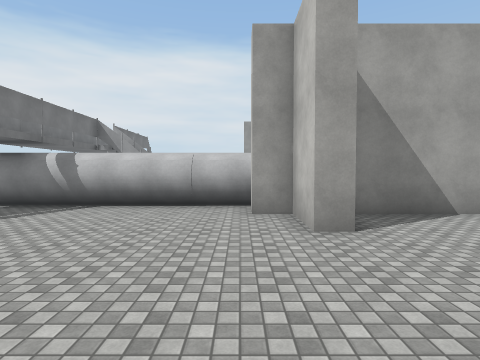
View 1 (above)

24 first-person views from a walk through a 3-D level made in the Unity game engine. The camera is 1.3 m above the floor, tilts 2° down and sees 80° across. The floor is counted in squares, 2 m on a side. Each view is taken from the middle of a square. On the plan, view 1 faces up. The plan holds only what a view shows up to about 9 squares ahead; the rest is blank. The place goes on beyond the plan. The player is left out. Surface patterns are stand-ins for the level's own textures.

View 2
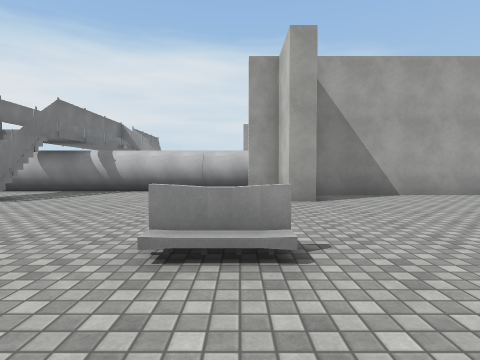

View 3
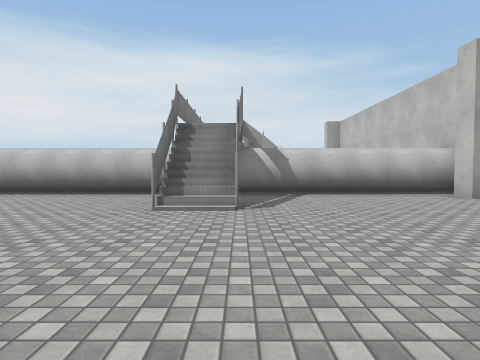

View 4
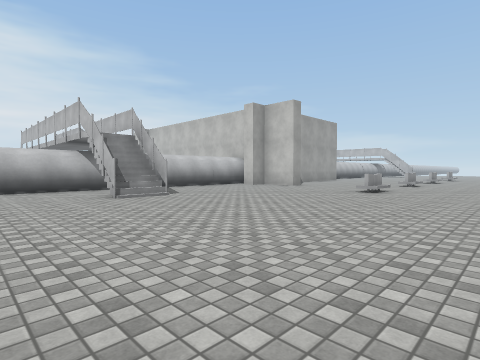

View 5
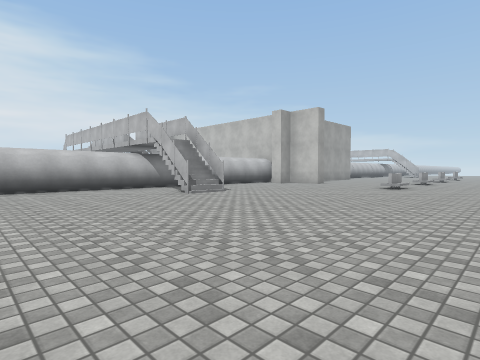

View 6
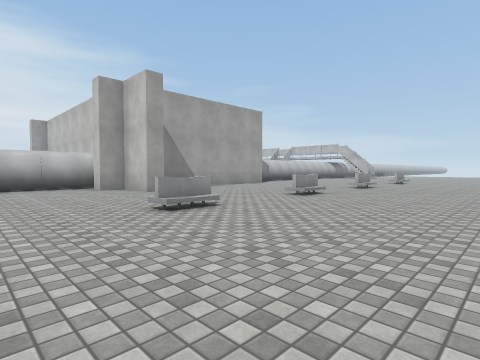

View 7
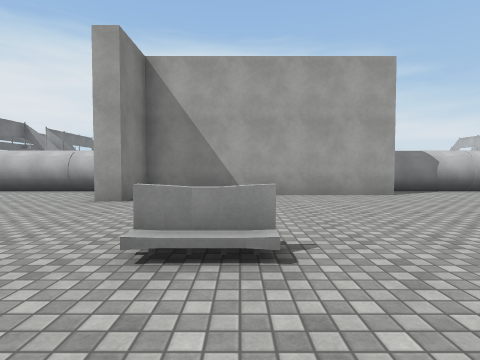

View 8
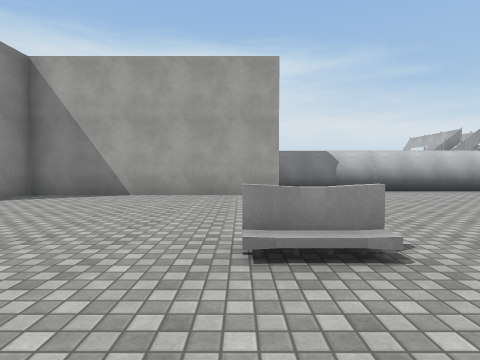

View 9
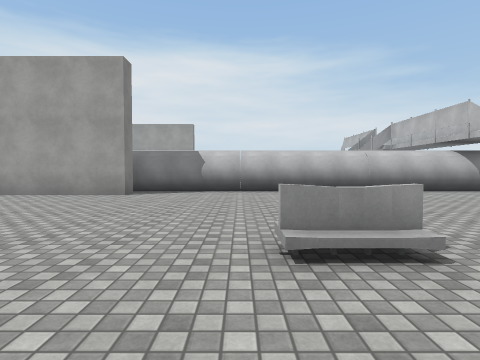

View 10
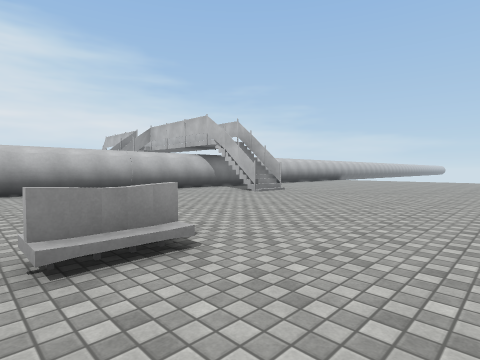

View 11
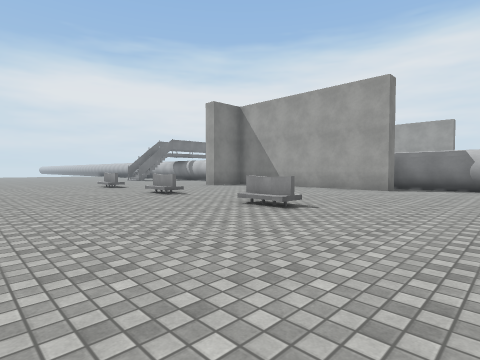

View 12
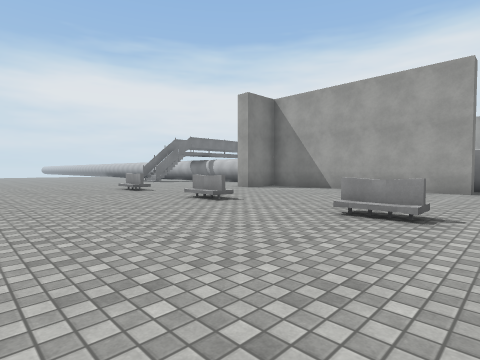

View 13
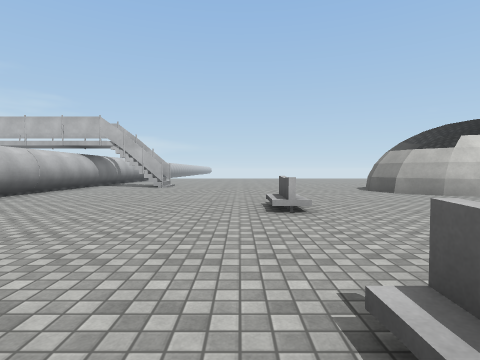

View 14
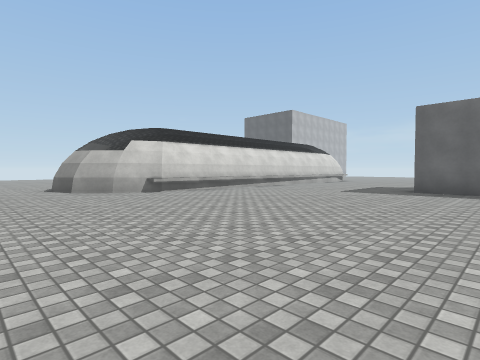

View 15
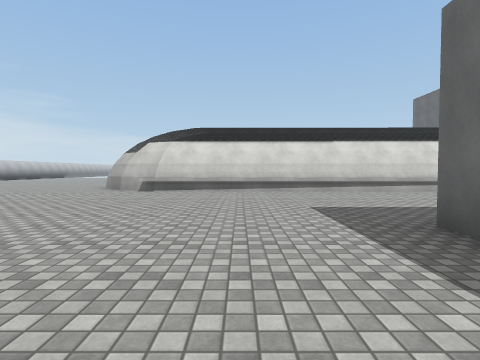

View 16
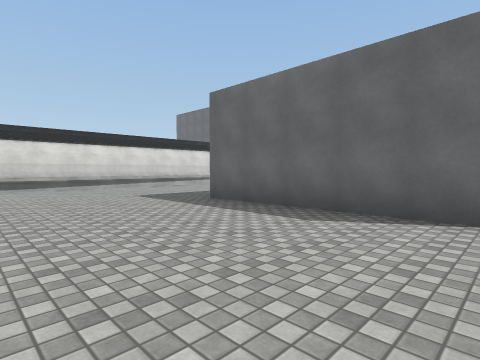

View 17
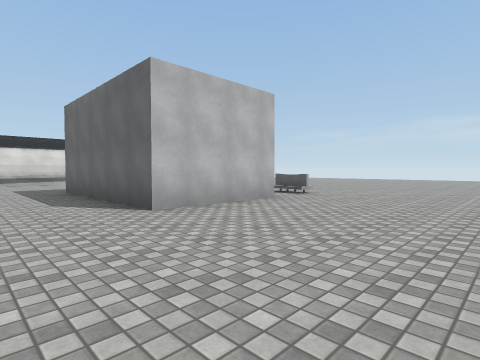

View 18
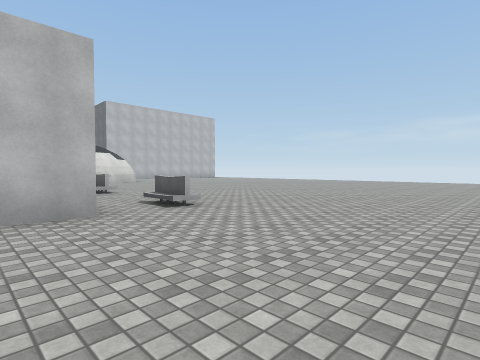

View 19
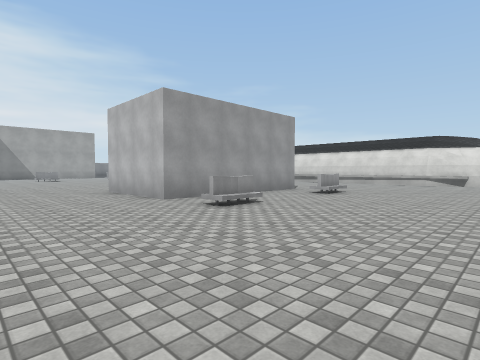

View 20
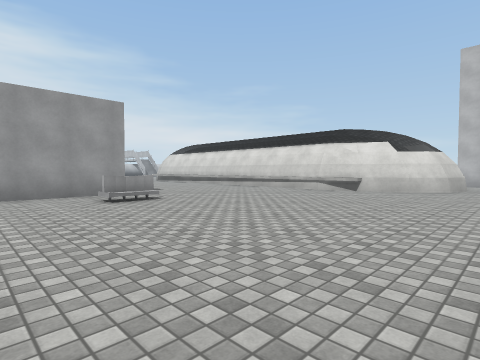

View 21
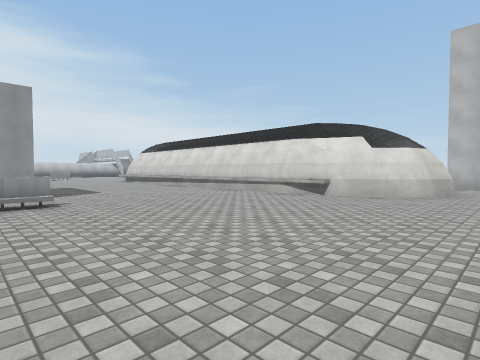

View 22
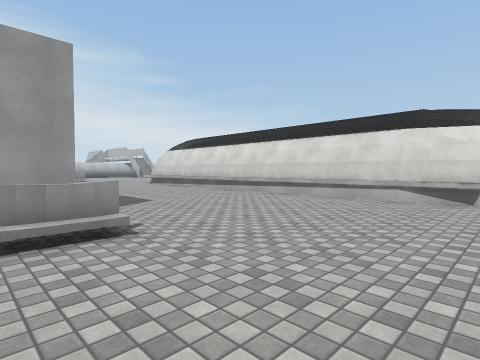

View 23
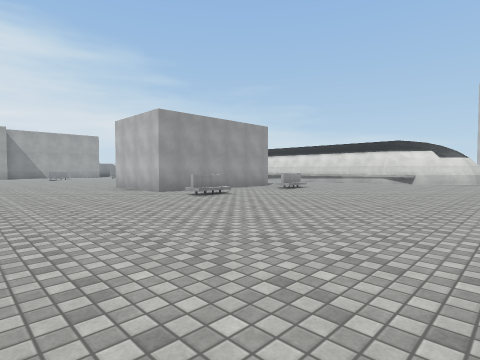

View 24
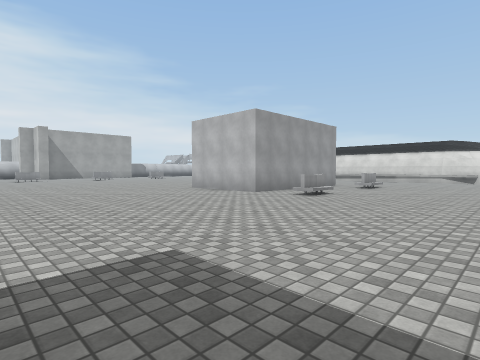

### Floor plan
Points are (right, up) in squares from view 1. A wall is a line through its corners. A room is listed if a view was taken in it or the views show most of it. See-through windows are left out.
Room 1 (views 1, 2, 3, 4, 5, 6, 7, 8, 9, 10, 11, 12, 13, 14, 15, 16, 17, 18, 19, 20, 21, 22, 23, 24)
walls: (3.2, -14.9) (4.5, -14.9); (4.4, -15) (3.3, -15); (8.2, -13.4) (3.2, -13.4) (3.2, -10.2) (8.2, -10.2); (8.3, -15) (7, -15); (13.7, -5.4) (14.2, -4.2) (15, -3.4) (15.9, -3.1); (14.9, -3.6) (16, -3.2); (-4.9, 4.5) (-4.9, 3.9); (0.8, 6.5) (-5, 6.5); (-6.4, 3.9) (-6.4, 4.4); (8, 6) (8, 5.4) (1.6, 5.4) (1.6, 3.9) (1, 3.9) (1, 5.4) (0.2, 5.4) (0.2, 6); (13.5, -17.6) (13.7, -5); (13.8, -17.4) (13.6, -16.1); (-6.5, 6.5) (-11.5, 6.5); (15.9, -19.7) (15, -19.4) (14.3, -18.7) (13.7, -17.3); (16, -19.6) (15, -19.2); (16.5, 6.5) (7.8, 6.5)
low walls: (3.5, -14.7) (4.4, -14.7); (7.2, -14.9) (7.8, -14.9); (-4.9, 3.9) (-6.4, 3.9)

Positions as (right, up) in squares from view 1, and headings:
1: (0, 0), facing up
2: (0, -2), facing up
3: (-5, -1), facing up
4: (-9, -3), facing up-right
5: (-11, -3), facing up-right
6: (-3, -4), facing up-right
7: (4, -2), facing up
8: (7, -2), facing up
9: (11, -2), facing up
10: (11, -2), facing up-right
11: (11, -4), facing up-left
12: (9, -4), facing up-left
13: (7, 1), facing right
14: (6, -1), facing down-right
15: (5, -8), facing right
16: (3, -6), facing down-right
17: (-1, -8), facing down-right
18: (-1, -12), facing down-right
19: (0, -19), facing up-right
20: (5, -21), facing up-right
21: (7, -21), facing up-right
22: (7, -18), facing up-right
23: (-1, -21), facing up-right
24: (-3, -19), facing up-right
